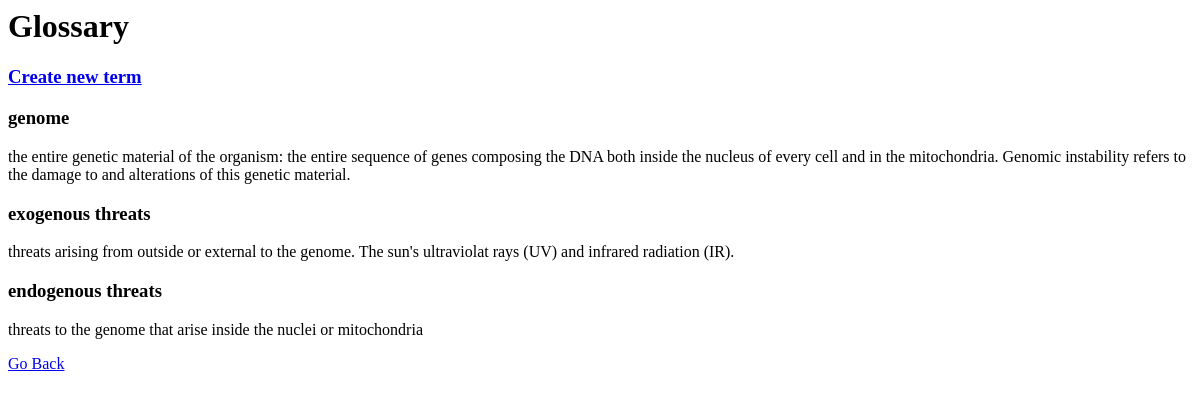
Before: /aging_hallmarks/glossary with the older database file.
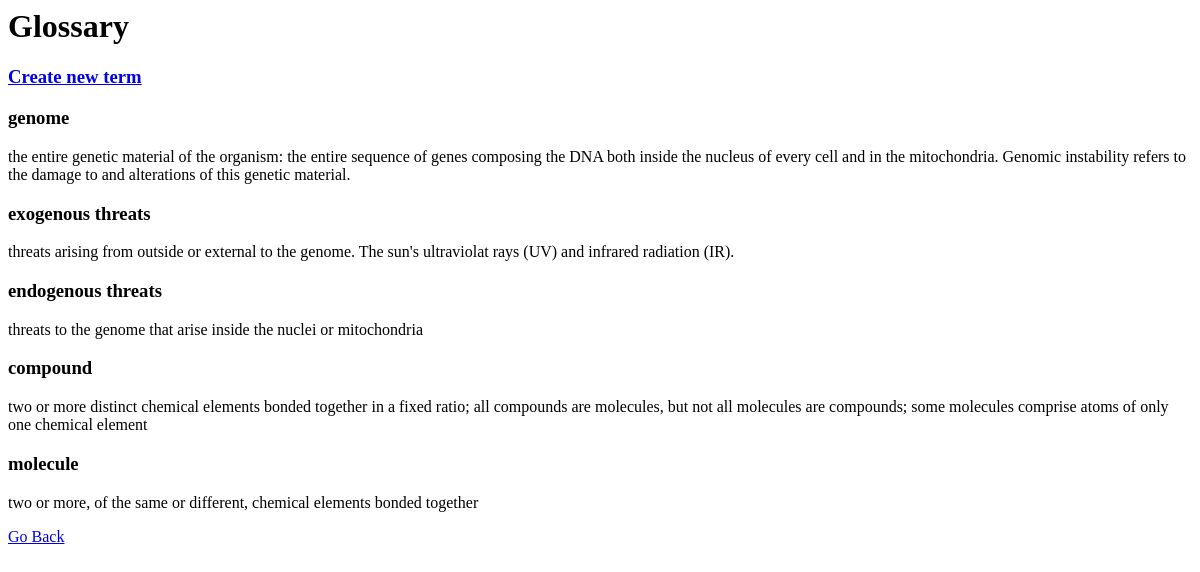
After: the same page with the newer database file.
### db_setup.py (models this page shows)
class GlossaryofTerms(Base):
    __tablename__ = 'glossary'
    id = Column(Integer, primary_key = True)
    name = Column(String(100), nullable = False)
    definition = Column(String(500))

### app.py (the view)
@app.route('/aging_hallmarks/glossary')
def glossary():
    glossary = session.query(GlossaryofTerms).all()
    return render_template('glossary.html', glossary = glossary)

### templates/glossary.html
<html><body>
<h1>Glossary</h1>
<h3><a href = "{{url_for('newTerm')}}">Create new term</a></h3>
{% for term in glossary %}
<h3>{{term.name}}</h3>
    <p>
    {{term.definition}}
    </p>
{% endfor %}
<p><a href = "{{url_for('agingHallmarks')}}">Go Back</a></p>
</body></html>

Changed rows visible on the page:
added GlossaryofTerms: name "compound", definition "two or more distinct chemical elements bonded together in a fixed ratio; all compounds are molecules, but not all molecules are compounds; some molecules comprise atoms of only one chemical element"
added GlossaryofTerms: name "molecule", definition "two or more, of the same or different, chemical elements bonded together"
